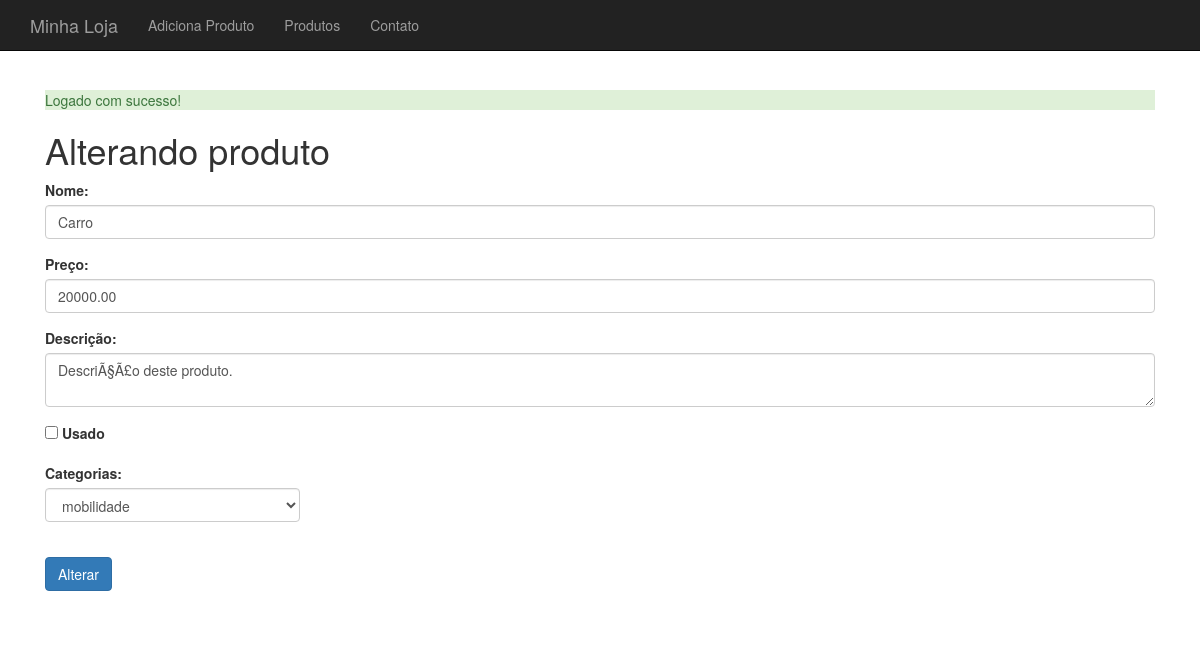
Page /produto-altera-formulario.php?id=1 (signed in) on the committed database.
### tables this page shows
CREATE TABLE `produtos` (
  `id` int(11) NOT NULL AUTO_INCREMENT,
  `nome` varchar(255) DEFAULT NULL,
  `preco` decimal(10,2) DEFAULT NULL,
  `descricao` text,
  `categoria_id` int(11) DEFAULT NULL,
  `usado` tinyint(1) DEFAULT '0',
  PRIMARY KEY (`id`)
);

### banco-produto.php (called while the page is built, shortened)
<?php
function buscaProduto($conexao, $id) {
	$query = "SELECT * FROM produtos WHERE id={$id}";
	$resultado = mysqli_query($conexao, $query);
	return mysqli_fetch_assoc($resultado);
}

### banco-categoria.php (called while the page is built, shortened)
<?php
function listaCategorias($conexao){
	$categorias = array();
	$query = "SELECT * FROM categorias";
	$resultado = mysqli_query($conexao, $query);
	while ($categoria = mysqli_fetch_assoc($resultado)) {
		array_push($categorias, $categoria);
	}
	return $categorias;
}

### produto-formulario-base.php (the view)
<div class="form-group">
		<label for="nome">Nome:</label>
		<input class="form-control" type="text" name="nome" id="nome" value="<?php echo $produto['nome'];?>">
	</div>
	<div class="form-group">
		<label for="preco">Preço:</label>
		<input class="form-control" type="number" name="preco" id="preco" value="<?php echo $produto['preco'];?>">
	</div>
	<div class="form-group">
		<label for="descricao">Descrição:</label>
		<textarea class="form-control" name="descricao" id="descricao"><?php echo $produto['descricao'];?></textarea>
	</div>
	<div class="row">
		<div class="col-md-3 form-group">
			<input type="checkbox" name="usado" id="usado" value="true" <?php echo $usado ?>>
			<label for="usado">Usado</label>
		</div>
	</div>
	<div class="row">
		<div class="col-md-3 form-group">
			<label for="categorias">Categorias:</label>
			<select class="form-control" name="categoria_id" id="categorias">
			<?php
			foreach($categorias as $categoria):
				$selected = $produto['categoria_id'] == $categoria['id'] ? "selected" : "";
			?>
				<option value="<?php echo $categoria['id'];?>" <?php echo $selected?> >
					<?php echo $categoria['nome'];?>
				</option>
			<?php
			endforeach;
			?>
			</select>
		</div>
	</div>
	<br/>

### css/loja.css (style rules this page uses)
body { padding-top: 50px; }

### rows in the picture
produtos: nome "Carro", preco "20000.00", descricao "DescriÃ§Ã£o deste produto."

### other values in the picture
$_SESSION[$tipo] "Logado com sucesso!"
form field categoria_id "mobilidade"
